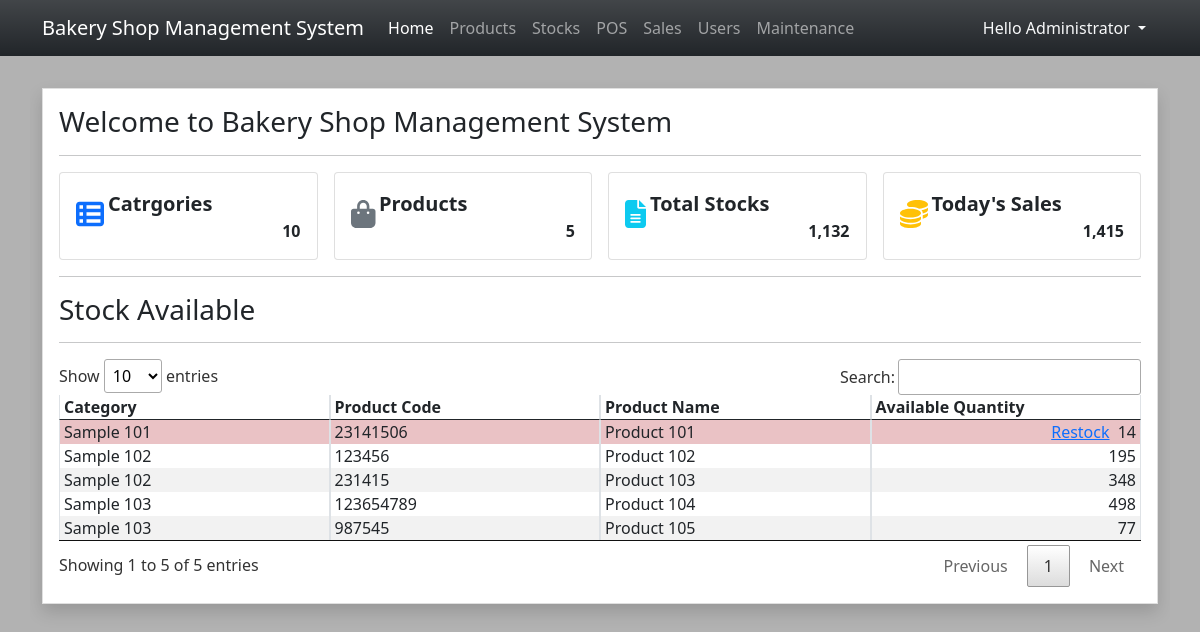
The app's page / (signed in) with its own data.
### tables this page shows
CREATE TABLE `product_list` (
  `product_id` int(30) NOT NULL,
  `product_code` text NOT NULL,
  `category_id` int(30) NOT NULL,
  `name` text NOT NULL,
  `description` text NOT NULL,
  `price` double NOT NULL DEFAULT 0,
  `alert_restock` double NOT NULL DEFAULT 0,
  `status` tinyint(1) NOT NULL DEFAULT 1,
  `delete_flag` tinyint(1) NOT NULL DEFAULT 0,
  `date_created` datetime NOT NULL DEFAULT current_timestamp(),
  `date_updated` datetime DEFAULT NULL ON UPDATE current_timestamp()
);

CREATE TABLE `category_list` (
  `category_id` int(30) NOT NULL,
  `name` text NOT NULL,
  `description` text NOT NULL,
  `status` tinyint(1) NOT NULL DEFAULT 1,
  `delete_flag` tinyint(1) NOT NULL DEFAULT 0,
  `date_created` datetime NOT NULL DEFAULT current_timestamp(),
  `date_updated` datetime DEFAULT NULL ON UPDATE current_timestamp()
);

### DBConnection.php (called while the page is built, shortened)
<?php
function format_num($number = '',$decimal=''){
    if(is_numeric($number)){
        $ex = explode(".",$number);
        $dec_len = isset($ex[1]) ? strlen($ex[1]) : 0;
        if(!empty($decimal) || is_numeric($decimal)){
            return number_format($number,$decimal);
        }else{
            return number_format($number,$dec_len);
        }
    }else{
        return 'Invalid input.';
    }
}

### home.php (the view, shortened to what this page needs)
<div class="content py-3">
    <div class="card rounded-0 shadow">
        <div class="card-body">
            <h3>Welcome to Bakery Shop Management System</h3>
            <hr>
            <div class="col-12">
                <div class="row gx-3 row-cols-4">
                    <div class="col">
                        <div class="card text-dark">
                            <div class="card-body">
                                <div class="w-100 d-flex align-items-center">
                                    <div class="col-auto pe-1">
                                        <span class="fa fa-th-list fs-3 text-primary"></span>
                                    </div>
                                    <div class="col-auto flex-grow-1">
                                        <div class="fs-5"><b>Catrgories</b></div>
                                        <div class="fs-6 text-end fw-bold">
                                            <?php
                                            $category = $conn->query("SELECT count(category_id) as `count` FROM `category_list` where delete_flag = 0 ")->fetch_array()['count'];
                                            echo $category > 0 ? format_num($category) : 0 ;
                                            ?>
                                        </div>
                                    </div>
                                </div>
                            </div>
                        </div>
                    </div>
                    <div class="col">
                        <div class="card text-dark">
                            <div class="card-body">
                                <div class="w-100 d-flex align-items-center">
                                    <div class="col-auto pe-1">
                                        <span class="fas fa-shopping-bag fs-3 text-secondary"></span>
                                    </div>
                                    <div class="col-auto flex-grow-1">
                                        <div class="fs-5"><b>Products</b></div>
                                        <div class="fs-6 text-end fw-bold">
                                            <?php
                                            $product = $conn->query("SELECT count(product_id) as `count` FROM `product_list` where delete_flag = 0 ")->fetch_array()['count'];
                                            echo $product > 0 ? format_num($product) : 0 ;
                                            ?>
                                        </div>
                                    </div>
                                </div>
                            </div>
                        </div>
                    </div>
                    <div class="col">
                        <div class="card text-dark">
                            <div class="card-body">
                                <div class="w-100 d-flex align-items-center">
                                    <div class="col-auto pe-1">
                                        <span class="fa fa-file-alt fs-3 text-info"></span>
                                    </div>
                                    <div class="col-auto flex-grow-1">
                                        <div class="fs-5"><b>Total Stocks</b></div>
                                        <div class="fs-6 text-end fw-bold">
                                            <?php
                                            $stock = 0;
                                            $stock_query = $conn->query("SELECT * FROM `stock_list` where product_id in (SELECT product_id FROM `product_list` where delete_flag = 0) and unix_timestamp(CONCAT(`expiry_date`)) >= unix_timestamp(CURRENT_TIMESTAMP) ");
                                            while($row = $stock_query->fetch_assoc()):
                                                $stock_in = $conn->query("SELECT sum(quantity) as `total` FROM `stock_list` where unix_timestamp(CONCAT(`expiry_date`, ' 23:59:59')) >= unix_timestamp(CURRENT_TIMESTAMP) and product_id = '{$row['product_id']}' ")->fetch_array()['total'];
                                                $stock_out = $conn->query("SELECT sum(quantity) as `total` FROM `transaction_items` where product_id = '{$row['product_id']}' ")->fetch_array()['total'];
                                                $stock_in = $stock_in > 0 ? $stock_in : 0;
                                                $stock_out = $stock_out > 0 ? $stock_out : 0;
                                                $qty = $stock_in-$stock_out;
                                                $qty = $qty > 0 ? $qty : 0;
                                                $stock += $qty;
                                            endwhile;
                                            echo $stock > 0 ? format_num($stock) : 0 ;
                                            ?>
                                        </div>
                                    </div>
                                </div>
                            </div>
                        </div>
                    </div>
                    <div class="col">
                        <div class="card text-dark">
                            <div class="card-body">
                                <div class="w-100 d-flex align-items-center">
                                    <div class="col-auto pe-1">
                                        <span class="fa fa-coins fs-3 text-warning"></span>
                                    </div>
                                    <div class="col-auto flex-grow-1">
                                        <div class="fs-5"><b>Today's Sales</b></div>
                                        <div class="fs-6 text-end fw-bold">
                                            <?php
                                            $sales = $conn->query("SELECT sum(total) as `total` FROM `transaction_list` where date(date_added) = date(CURRENT_TIMESTAMP) ".(($_SESSION['type'] != 1)? " and user_id = '{$_SESSION['user_id']}' " : ""))->fetch_array()[0];
                                            echo $sales > 0 ? format_num($sales) : 0 ;
                                            ?>
                                        </div>
                                    </div>
                                </div>
                            </div>
                        </div>
                    </div>
                </div>
                <hr>
                <div class="row">
                    <div class="col-12">
                        <h3>Stock Available</h3>
                        <hr>
                        <table class="table table-striped table-hover table-bordered" id="inventory">
                            <colgroup>
                                <col width="25%">
                                <col width="25%">
                                <col width="25%">
                                <col width="25%">
                            </colgroup>
                            <thead>
                                <tr>
                                    <th class="py-0 px-1">Category</th>
                                    <th class="py-0 px-1">Product Code</th>
                                    <th class="py-0 px-1">Product Name</th>
                                    <th class="py-0 px-1">Available Quantity</th>
                                </tr>
                            </thead>
                            <tbody>
                                <?php
                                    $sql = "SELECT p.*,c.name as cname FROM `product_list` p inner join `category_list` c on p.category_id = c.category_id where p.status = 1 and p.delete_flag = 0 order by `name` asc";
                                    $qry = $conn->query($sql);
                                    while($row = $qry->fetch_assoc()):
                                        $stock_in = $conn->query("SELECT sum(quantity) as `total` FROM `stock_list` where unix_timestamp(CONCAT(`expiry_date`, ' 23:59:59')) >= unix_timestamp(CURRENT_TIMESTAMP) and product_id = '{$row['product_id']}' ")->fetch_array()['total'];
                                        $stock_out = $conn->query("SELECT sum(quantity) as `total` FROM `transaction_items` where product_id = '{$row['product_id']}' ")->fetch_array()['total'];
                                        $stock_in = $stock_in > 0 ? $stock_in : 0;
                                        $stock_out = $stock_out > 0 ? $stock_out : 0;
                                        $qty = $stock_in-$stock_out;
                                        $qty = $qty > 0 ? $qty : 0;
                                ?>
                                    <tr class="<?php echo $qty < 50? "bg-danger bg-opacity-25":'' ?>">
                                        <td class="td py-0 px-1"><?php echo $row['cname'] ?></td>
                                        <td class="td py-0 px-1"><?php echo $row['product_code'] ?></td>
                                        <td class="td py-0 px-1"><?php echo $row['name'] ?></td>
                                        <td class="td py-0 px-1 text-end">
                                            <?php  if($_SESSION['type'] == 1): ?>
                                            <?php echo $qty < $row['alert_restock']? "<a href='javascript:void(0)' class='restock me-1' data-pid = '".$row['product_id']."' data-name = '".$row['product_code'].' - '.$row['name']."'> Restock</a>":'' ?>
                                            <?php endif; ?>
                                            <?php echo $qty ?></td>
                                    </tr>
                                <?php endwhile; ?>
                            </tbody>
                        </table>
                    </div>
                </div>
            </div>
        </div>
    </div>
</div>

### index.php (style rules this page uses)
:root { --bs-success-rgb:71, 222, 152 !important; }
html,body { height:100%; width:100%; }
@media screen { body { background-image:url('./images/wallpaper.jfif') !important; background-size:cover; background-repeat:no-repeat; background-position:center center; backdrop-filter: brightness(0.7); } }

### records on screen
product_list: category.name "Sample 101", product_code "23141506", name "Product 101", qty "14"
product_list: category.name "Sample 102", product_code "123456", name "Product 102", qty "195"
product_list: category.name "Sample 102", product_code "231415", name "Product 103", qty "348"
product_list: category.name "Sample 103", product_code "123654789", name "Product 104", qty "498"
product_list: category.name "Sample 103", product_code "987545", name "Product 105", qty "77"

### other values on screen
$_SESSION['fullname'] "Administrator"
format_num($category) "10"
format_num($product) "5"
format_num($stock) "1,132"
format_num($sales) "1,415"
